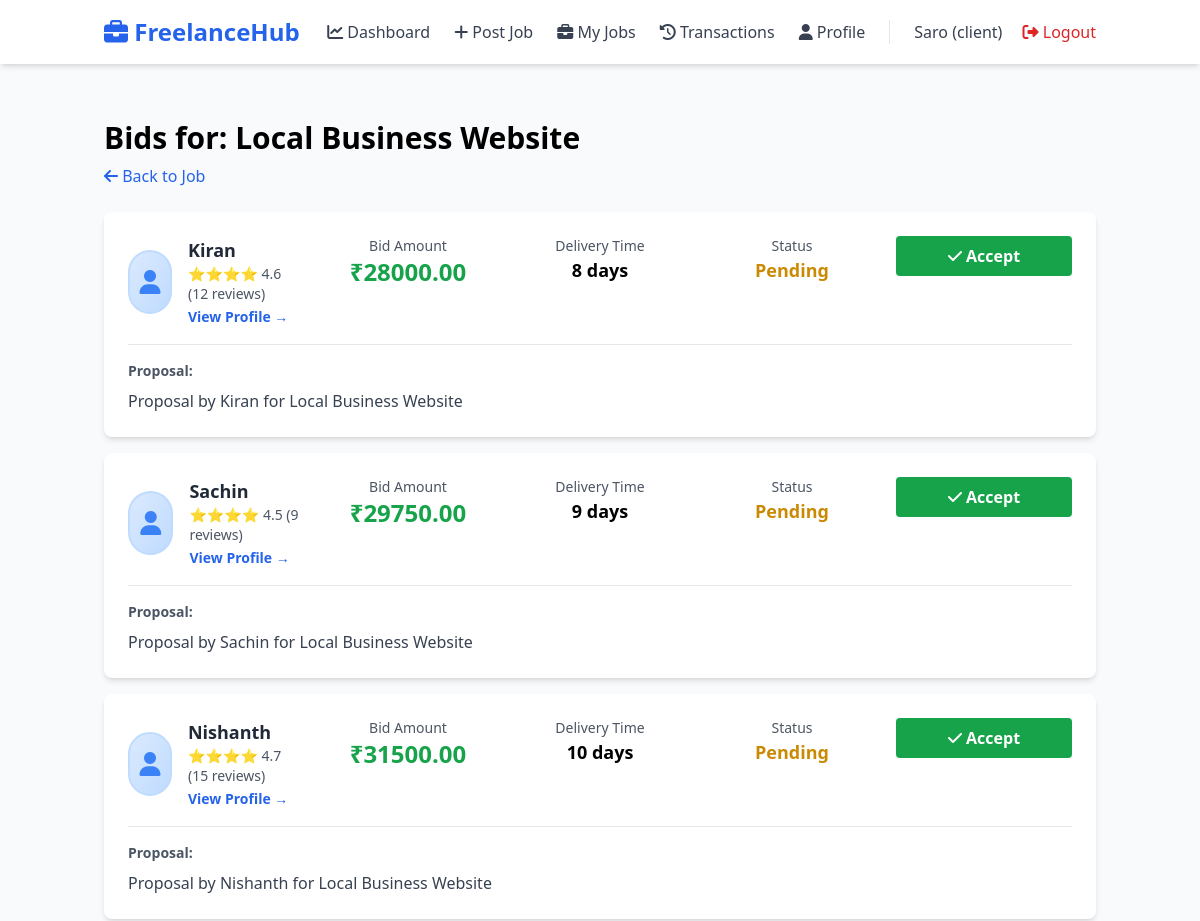
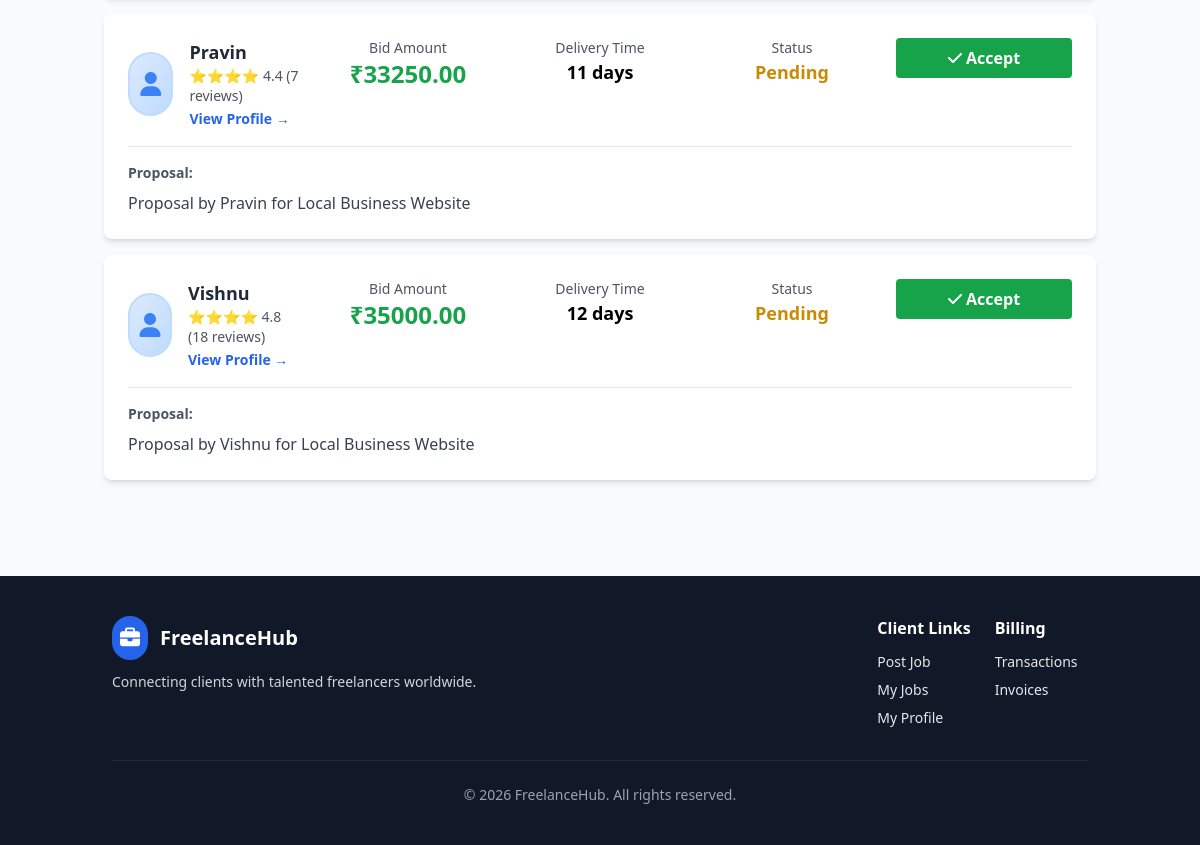
The app's page /job/1/bids (signed in) with its own data (2 pictures, top to bottom).
### models.py (models this page shows, shortened)
class User(UserMixin, db.Model):
    __tablename__ = 'users'
    id = db.Column(db.Integer, primary_key=True)
    name = db.Column(db.String(120), nullable=False)
    email = db.Column(db.String(120), unique=True, nullable=False, index=True)
    password_hash = db.Column(db.String(255), nullable=False)
    role = db.Column(db.String(20), nullable=False)  # 'client' or 'freelancer'
    created_at = db.Column(db.DateTime, default=datetime.utcnow)
    freelancer_profile = db.relationship('FreelancerProfile', uselist=False, backref='user', cascade='all, delete-orphan')
    jobs = db.relationship('Job', backref='client', foreign_keys='Job.client_id', cascade='all, delete-orphan')
    bids = db.relationship('Bid', backref='freelancer', cascade='all, delete-orphan')
    payments_as_client = db.relationship('Payment', foreign_keys='Payment.client_id', backref='client')
    payments_as_freelancer = db.relationship('Payment', foreign_keys='Payment.freelancer_id', backref='freelancer')
    reviews_given = db.relationship('Review', foreign_keys='Review.client_id', backref='client_reviewer')
    reviews_received = db.relationship('Review', foreign_keys='Review.freelancer_id', backref='freelancer_reviewed')
    def is_freelancer(self):
        return self.role == 'freelancer'
    def is_client(self):
        return self.role == 'client'

class Job(db.Model):
    __tablename__ = 'jobs'
    id = db.Column(db.Integer, primary_key=True)
    client_id = db.Column(db.Integer, db.ForeignKey('users.id'), nullable=False, index=True)
    title = db.Column(db.String(200), nullable=False)
    description = db.Column(db.Text, nullable=False)
    budget = db.Column(db.Float, nullable=False)
    category = db.Column(db.String(50), nullable=False)  # web, mobile, design, writing, etc
    deadline = db.Column(db.DateTime, nullable=False)
    status = db.Column(db.String(20), default='open')  # open, in_progress, completed, cancelled
    accepted_bid_id = db.Column(db.Integer, db.ForeignKey('bids.id'), nullable=True)
    created_at = db.Column(db.DateTime, default=datetime.utcnow)
    updated_at = db.Column(db.DateTime, default=datetime.utcnow, onupdate=datetime.utcnow)
    bids = db.relationship('Bid', backref='job', foreign_keys='Bid.job_id', cascade='all, delete-orphan')
    accepted_bid = db.relationship('Bid', uselist=False, foreign_keys='Job.accepted_bid_id')
    payment = db.relationship('Payment', uselist=False, backref='job', cascade='all, delete-orphan')
    work_submission = db.relationship('WorkSubmission', uselist=False, backref='job', cascade='all, delete-orphan')
    reviews = db.relationship('Review', backref='job', cascade='all, delete-orphan')

class Bid(db.Model):
    __tablename__ = 'bids'
    id = db.Column(db.Integer, primary_key=True)
    job_id = db.Column(db.Integer, db.ForeignKey('jobs.id'), nullable=False, index=True)
    freelancer_id = db.Column(db.Integer, db.ForeignKey('users.id'), nullable=False, index=True)
    amount = db.Column(db.Float, nullable=False)
    proposal = db.Column(db.Text, nullable=False)
    delivery_days = db.Column(db.Integer)
    status = db.Column(db.String(20), default='pending')  # pending, accepted, rejected
    created_at = db.Column(db.DateTime, default=datetime.utcnow)

class FreelancerProfile(db.Model):
    __tablename__ = 'freelancer_profiles'
    id = db.Column(db.Integer, primary_key=True)
    user_id = db.Column(db.Integer, db.ForeignKey('users.id'), nullable=False, index=True)
    bio = db.Column(db.Text)
    skills = db.Column(db.String(500))  # comma-separated
    portfolio_link = db.Column(db.String(255))
    profile_image = db.Column(db.String(255))  # filename
    avg_rating = db.Column(db.Float, default=0)
    total_reviews = db.Column(db.Integer, default=0)
    created_at = db.Column(db.DateTime, default=datetime.utcnow)

### app.py (the view)
    @app.route('/job/<int:job_id>/bids')
    @client_required
    def view_bids(job_id):
        job = Job.query.get_or_404(job_id)
        if job.client_id != current_user.id:
            flash('You do not have permission to view these bids.', 'danger')
            return redirect(url_for('my_jobs'))
        bids = Bid.query.filter_by(job_id=job_id).all()
        return render_template('bids.html', job=job, bids=bids)

### templates/bids.html (shortened to what this page needs)
{% extends "base.html" %}
{% block content %}
<div class="space-y-6">
    <div>
        <h1 class="text-3xl font-bold mb-2">Bids for: {% if job is defined and job %}{{ job.title }}{% else %}Job{% endif %}</h1>
        {% if job is defined and job %}
        <a href="{{ url_for('job_detail', job_id=job.id) }}" class="text-blue-600 hover:underline">
            <i class="fas fa-arrow-left"></i> Back to Job
        </a>
        {% endif %}
    </div>
    {% if bids %}
        <div class="space-y-4">
            {% for bid in bids %}
                <div class="bg-white rounded-lg shadow-md p-6 hover:shadow-lg transition">
                    <div class="grid md:grid-cols-5 gap-4 items-start mb-4">
                        <div class="flex items-center gap-4">
                            {% if bid.freelancer and bid.freelancer.freelancer_profile and bid.freelancer.freelancer_profile.profile_image %}
                                <img src="{{ url_for('uploaded_file', filename=bid.freelancer.freelancer_profile.profile_image) }}"
                                     onerror="this.src='https://via.placeholder.com/60'"
                                     class="w-16 h-16 rounded-full object-cover border-2 border-blue-200">
                            {% else %}
                                <div class="w-16 h-16 rounded-full bg-gradient-to-br from-blue-100 to-blue-200 flex items-center justify-center border-2 border-blue-200">
                                    <i class="fas fa-user text-2xl text-blue-500"></i>
                                </div>
                            {% endif %}
                            <div>
                                <h3 class="text-lg font-bold text-gray-800">{{ bid.freelancer.name if bid.freelancer else 'Freelancer' }}</h3>
                                {% if bid.freelancer and bid.freelancer.freelancer_profile %}
                                    <p class="text-sm text-gray-600">
                                        <span class="text-yellow-500">
                                            {% for i in range(bid.freelancer.freelancer_profile.avg_rating|int) %}⭐{% endfor %}
                                        </span>
                                        {{ "%.1f"|format(bid.freelancer.freelancer_profile.avg_rating) }}
                                        ({{ bid.freelancer.freelancer_profile.total_reviews }} reviews)
                                    </p>
                                    <a href="{{ url_for('view_freelancer_profile', user_id=bid.freelancer.id) }}" class="text-blue-600 hover:text-blue-700 text-sm font-semibold">
                                        View Profile →
                                    </a>
                                {% endif %}
                            </div>
                        </div>
                        <div class="text-center">
                            <p class="text-gray-600 text-sm">Bid Amount</p>
                            <p class="text-2xl font-bold text-green-600">₹{{ "%.2f"|format(bid.amount) }}</p>
                        </div>
                        <div class="text-center">
                            <p class="text-gray-600 text-sm">Delivery Time</p>
                            <p class="text-lg font-semibold">{{ bid.delivery_days }} days</p>
                        </div>
                        <div class="text-center">
                            <p class="text-gray-600 text-sm">Status</p>
                            <p class="text-lg font-semibold
                                {% if bid.status == 'accepted' %}text-green-600
                                {% elif bid.status == 'rejected' %}text-red-600
                                {% else %}text-yellow-600{% endif %}">
                                {{ bid.status|capitalize }}
                            </p>
                        </div>
                        <div class="text-right">
                            {% if job and job.status == 'open' and bid.status == 'pending' and not job.accepted_bid_id %}
                                <form method="POST" action="{{ url_for('accept_bid', bid_id=bid.id) }}" style="display:inline">
                                    <button type="submit" class="bg-green-600 text-white px-6 py-2 rounded font-semibold hover:bg-green-700 w-full">
                                        <i class="fas fa-check"></i> Accept
                                    </button>
                                </form>
                            {% endif %}
                        </div>
                    </div>
                    <div class="border-t pt-4">
                        <p class="text-gray-600 text-sm mb-2"><strong>Proposal:</strong></p>
                        <p class="text-gray-700">{{ bid.proposal }}</p>
                    </div>
                </div>
            {% endfor %}
        </div>
    {% else %}
        <div class="bg-white p-12 rounded-lg shadow-md text-center">
            <p class="text-gray-600 text-lg">No bids received yet. Share your job to attract more bidders.</p>
        </div>
    {% endif %}
</div>
{% endblock %}

### templates/base.html (shortened to what this page needs)
<!DOCTYPE html>
<html lang="en">
<head>
    <script src="https://cdn.tailwindcss.com"></script>
    <link rel="stylesheet" href="https://cdnjs.cloudflare.com/ajax/libs/font-awesome/6.4.0/css/all.min.css">
</head>
<body class="bg-gray-50 min-h-screen flex flex-col">
    <nav class="bg-white shadow-md sticky top-0 z-50">
        <div class="container mx-auto px-4 py-4 flex justify-between items-center">
            <a href="{{ url_for('index') }}" class="text-2xl font-bold text-blue-600">
                <i class="fas fa-briefcase"></i> FreelanceHub
            </a>
            <div class="flex items-center gap-6">
                {% if current_user.is_authenticated %}
                    {% if current_user.is_freelancer() %}
                        <a href="{{ url_for('freelancer_dashboard') }}" class="navbar-link text-gray-700 hover:text-blue-600">
                            <i class="fas fa-chart-line"></i> Dashboard
                        </a>
                        <a href="{{ url_for('browse_jobs') }}" class="navbar-link text-gray-700 hover:text-blue-600">
                            <i class="fas fa-search"></i> Browse Jobs
                        </a>
                        <a href="{{ url_for('my_bids') }}" class="navbar-link text-gray-700 hover:text-blue-600">
                            <i class="fas fa-list"></i> My Bids
                        </a>
                        <a href="{{ url_for('transactions') }}" class="navbar-link text-gray-700 hover:text-blue-600">
                            <i class="fas fa-history"></i> Transactions
                        </a>
                        <a href="{{ url_for('profile') }}" class="navbar-link text-gray-700 hover:text-blue-600">
                            <i class="fas fa-user"></i> Profile
                        </a>
                    {% else %}
                        <a href="{{ url_for('dashboard') }}" class="navbar-link text-gray-700 hover:text-blue-600">
                            <i class="fas fa-chart-line"></i> Dashboard
                        </a>
                        <a href="{{ url_for('post_job') }}" class="navbar-link text-gray-700 hover:text-blue-600">
                            <i class="fas fa-plus"></i> Post Job
                        </a>
                        <a href="{{ url_for('my_jobs') }}" class="navbar-link text-gray-700 hover:text-blue-600">
                            <i class="fas fa-briefcase"></i> My Jobs
                        </a>
                        <a href="{{ url_for('transactions') }}" class="navbar-link text-gray-700 hover:text-blue-600">
                            <i class="fas fa-history"></i> Transactions
                        </a>
                        <a href="{{ url_for('client_profile') }}" class="navbar-link text-gray-700 hover:text-blue-600">
                            <i class="fas fa-user"></i> Profile
                        </a>
                    {% endif %}
                    <div class="border-l pl-6">
                        <span class="text-gray-700 mr-4">{{ current_user.name }}{% if current_user.role is defined %} ({{ current_user.role }}){% endif %}</span>
                        <a href="{{ url_for('auth_logout') }}" class="text-red-600 hover:text-red-800">
                            <i class="fas fa-sign-out-alt"></i> Logout
                        </a>
                    </div>
                {% endif %}
            </div>
        </div>
    </nav>
    <main class="container mx-auto px-4 py-8 flex-1">
        {% block content %}{% endblock %}
    </main>
    <footer class="bg-gray-900 text-gray-200 mt-16 py-10">
        <div class="container mx-auto px-6">
            <div class="md:flex md:justify-between md:items-start gap-8">
                <div class="mb-6 md:mb-0">
                    <a href="{{ url_for('index') }}" class="flex items-center gap-3 text-xl font-bold text-white">
                        <span class="bg-blue-600 text-white rounded-full p-2"><i class="fas fa-briefcase"></i></span>
                        FreelanceHub
                    </a>
                    <p class="text-sm text-gray-300 mt-3">Connecting clients with talented freelancers worldwide.</p>
                </div>
                {% if current_user.is_authenticated and current_user.is_freelancer() %}
                <div class="grid grid-cols-2 gap-6">
                    <div>
                        <h4 class="text-white font-semibold mb-3">Freelancer Links</h4>
                        <ul class="space-y-2 text-sm">
                            <li><a href="{{ url_for('browse_jobs') }}" class="hover:text-white">Browse Jobs</a></li>
                            <li><a href="{{ url_for('my_bids') }}" class="hover:text-white">My Bids</a></li>
                            <li><a href="{{ url_for('profile') }}" class="hover:text-white">My Profile</a></li>
                        </ul>
                    </div>
                    <div>
                        <h4 class="text-white font-semibold mb-3">Support</h4>
                        <ul class="space-y-2 text-sm">
                            <li><a href="#" class="hover:text-white">Help Center</a></li>
                            <li><a href="#" class="hover:text-white">Contact Support</a></li>
                        </ul>
                    </div>
                </div>
                {% elif current_user.is_authenticated and current_user.is_client() %}
                <div class="grid grid-cols-2 gap-6">
                    <div>
                        <h4 class="text-white font-semibold mb-3">Client Links</h4>
                        <ul class="space-y-2 text-sm">
                            <li><a href="{{ url_for('post_job') }}" class="hover:text-white">Post Job</a></li>
                            <li><a href="{{ url_for('my_jobs') }}" class="hover:text-white">My Jobs</a></li>
                            <li><a href="{{ url_for('client_profile') }}" class="hover:text-white">My Profile</a></li>
                        </ul>
                    </div>
                    <div>
                        <h4 class="text-white font-semibold mb-3">Billing</h4>
                        <ul class="space-y-2 text-sm">
                            <li><a href="{{ url_for('transactions') }}" class="hover:text-white">Transactions</a></li>
                            <li><a href="#" class="hover:text-white">Invoices</a></li>
                        </ul>
                    </div>
                </div>
                {% endif %}
            </div>
            <div class="border-t border-gray-800 mt-8 pt-6 text-center text-sm text-gray-400">
                <p>&copy; 2026 FreelanceHub. All rights reserved.</p>
            </div>
        </div>
    </footer>
</body>
</html>

### templates/base.html (style rules this page uses)
body { font-family: 'Segoe UI', Tahoma, Geneva, Verdana, sans-serif; }

### records on screen
User: name "Saro", role "client"
Job: title "Local Business Website"
Bid: freelancer "Kiran", freelancer.freelancer_profile.total_reviews "12", amount "28000.00", delivery_days "8", status "Pending", proposal "Proposal by Kiran for Local Business Website"
FreelancerProfile: freelancer.freelancer_profile.avg_rating "4.6"
Bid: freelancer "Sachin", freelancer.freelancer_profile.total_reviews "9", amount "29750.00", delivery_days "9", status "Pending", proposal "Proposal by Sachin for Local Business Website"
FreelancerProfile: freelancer.freelancer_profile.avg_rating "4.5"
Bid: freelancer "Nishanth", freelancer.freelancer_profile.total_reviews "15", amount "31500.00", delivery_days "10", status "Pending", proposal "Proposal by Nishanth for Local Business Website"
FreelancerProfile: freelancer.freelancer_profile.avg_rating "4.7"
Bid: freelancer "Pravin", freelancer.freelancer_profile.total_reviews "7", amount "33250.00", delivery_days "11", status "Pending", proposal "Proposal by Pravin for Local Business Website"
FreelancerProfile: freelancer.freelancer_profile.avg_rating "4.4"
Bid: freelancer "Vishnu", freelancer.freelancer_profile.total_reviews "18", amount "35000.00", delivery_days "12", status "Pending", proposal "Proposal by Vishnu for Local Business Website"
FreelancerProfile: freelancer.freelancer_profile.avg_rating "4.8"
